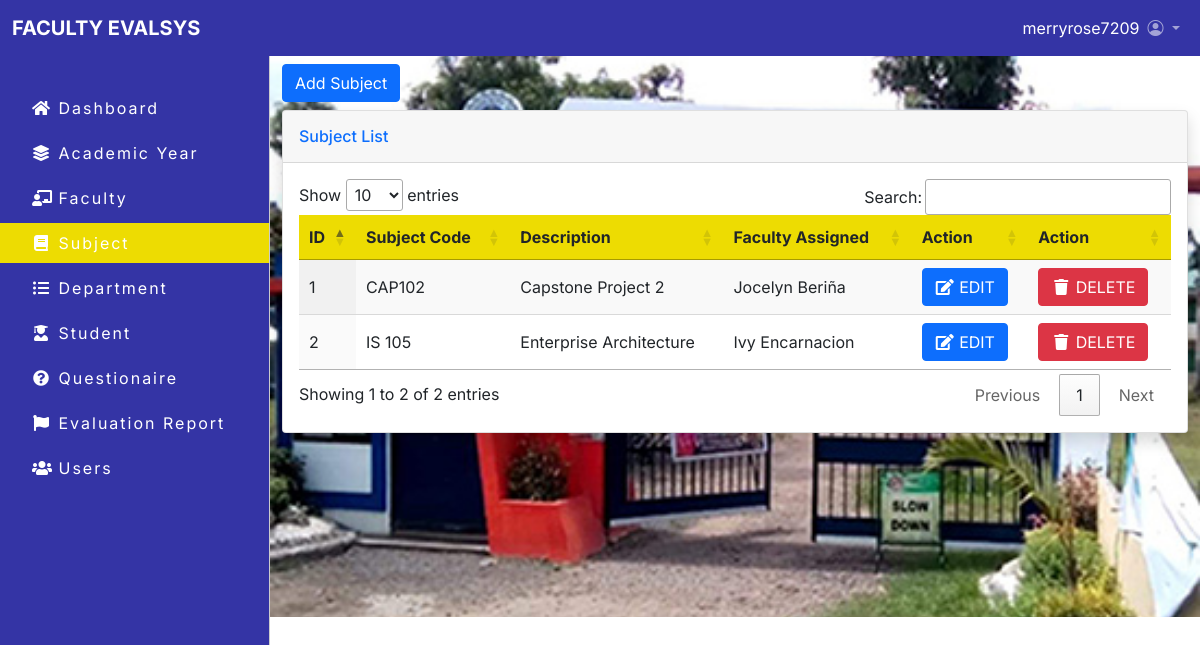
The app's page /subject_list.php (signed in) with its own data.
### tables this page shows
CREATE TABLE `subject` (
  `id` int(30) NOT NULL,
  `code` varchar(30) NOT NULL,
  `description` varchar(255) NOT NULL,
  `faculty_id` int(30) NOT NULL
);

CREATE TABLE `faculties` (
  `id` int(30) NOT NULL,
  `fno` varchar(255) NOT NULL,
  `username` varchar(255) NOT NULL,
  `fname` varchar(255) NOT NULL,
  `lname` varchar(255) NOT NULL,
  `usertype` varchar(30) NOT NULL,
  `password` varchar(255) NOT NULL,
  `view` varchar(30) NOT NULL
);

### subject_list.php (the view, shortened to what this page needs)
<!DOCTYPE html>
<html lang="en">
<?php
include'includes/header.php'; ?>
<body>
    <?php include'includes/admin-navbar.php'; ?>
    <main class="mt-5 pt-3" style="background-image: url(img/bcc_cover.jpg); background-repeat: no-repeat; background-size: cover; height: 569px;">
        <div class="container-fluid">
            <button type="button" class="btn btn-primary" data-bs-toggle="modal" data-bs-target="#staticBackdrop">
            Add Subject
            </button>
            <div class="card shadow mb-4 mt-2">
                <div class="card-header py-3">
                    <h6 class="m-0 font-weight-bold text-primary">Subject List</h6>
                </div>
                <div class="card-body">
                    <div class="table-responsive">
                    <?php
                    include_once'koneksyon.php';
                    $qryview = "SELECT code,description,fname,lname,subject.id as id FROM subject INNER JOIN faculties ON faculties.id = subject.faculty_id";
                    $result = mysqli_query($koneksyon, $qryview);
                    ?>
                        <table class="display" id="myTable" width="100%" cellspacing="0">
                            <thead style="background-color: #eddc02;">
                                <tr>
                                    <th>ID</th>
                                    <th>Subject Code</th>
                                    <th>Description</th>
                                    <th>Faculty Assigned</th>
                                    <th>Action</th>
                                    <th>Action</th>
                                </tr>
                            </thead>
                            <tbody>
                            <?php
                            $no = 1;
                            while($row = mysqli_fetch_array($result)) { ?>
                                <tr>
                                    <td><?php echo $no; ?></td>
                                    <td><?php echo $row['code']; ?></td>
                                    <td><?php echo $row['description']; ?></td>
                                    <td><?php echo $row['fname']." ".$row['lname']; ?></td>
                                    <td><a type="button" class="btn btn-primary" href="viewedit_subjectlist.php?id=<?php echo $row['id']; ?>"><span class="fa fa-fw fa-edit"></span> EDIT</a></td>
                                    <td><button class="btn btn-danger" type="button" onClick="deleteme(<?php echo $row['id']; ?>)" name="delete"><span class="fa fa-fw fa-trash"></span> DELETE</button></td>
                                </tr>
                                <?php $no++; } ?>
                            </tbody>
                        </table>
                    </div>
                </div>
            </div>
        </div>
    </main>
</body>
</html>

### css/fnavi.css (style rules this page uses)
body, button { font-family:"Inter", sans-serif; }
:root { --offcanvas-width: 270px; --topnavbarheight: 56px; }
@media (min-width: 992px) { body { overflow: auto !important; } }
@media (min-width: 992px) { main { margin-left: var(--offcanvas-width); } }

### records on screen
subject: code "CAP102", description "Capstone Project 2", faculty.fname "Jocelyn", faculty.lname "Beriña"
subject: code "IS 105", description "Enterprise Architecture", faculty.fname "Ivy", faculty.lname "Encarnacion"

### other values on screen
$_SESSION['username'] "merryrose7209"
$item['label'] "Dashboard"
$item['label'] "Academic Year"
$item['label'] "Faculty"
$item['label'] "Subject"
$item['label'] "Department"
$item['label'] "Student"
$item['label'] "Questionaire"
$item['label'] "Evaluation Report"
$item['label'] "Users"
